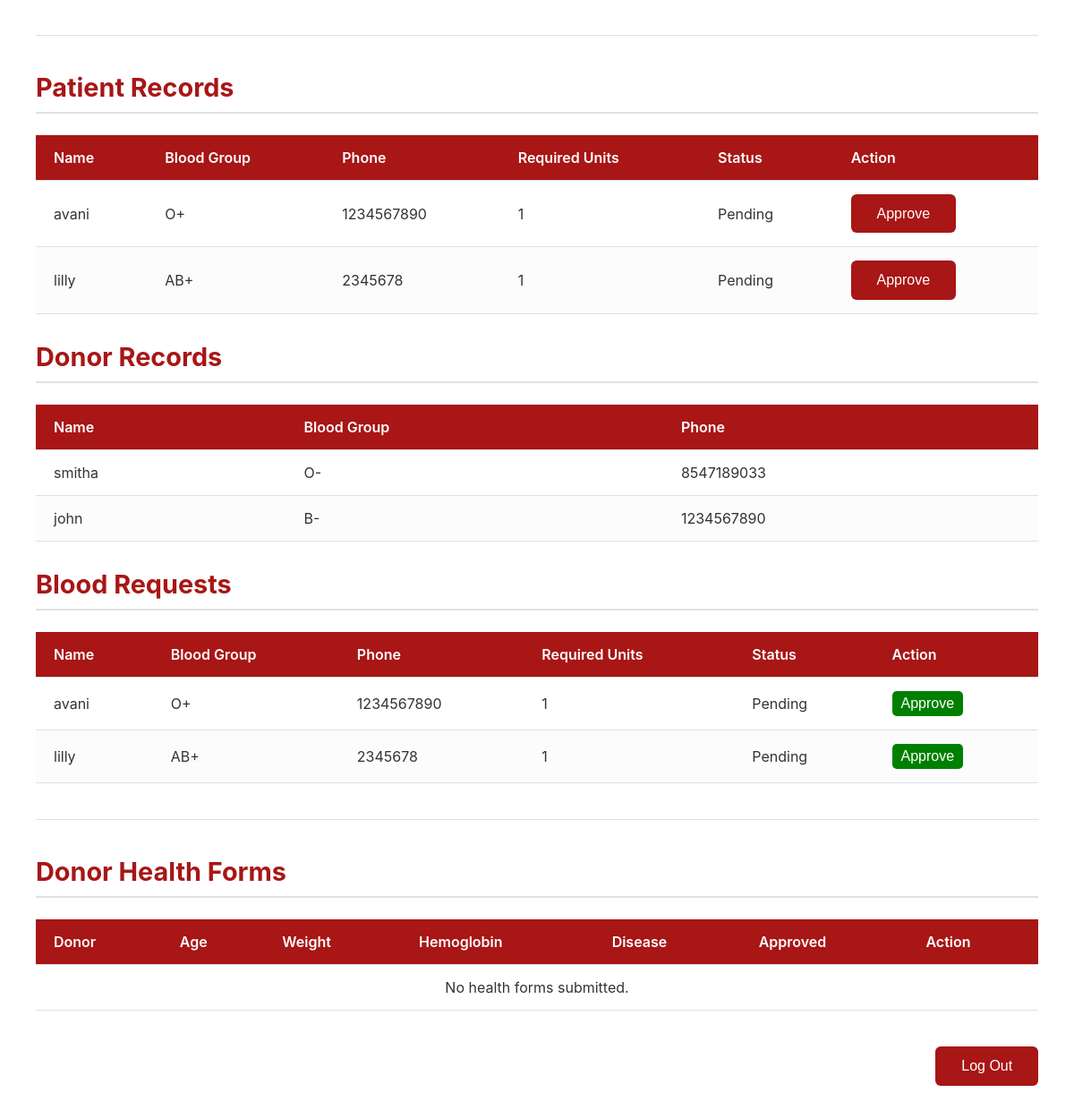
Before: /admin-dashboard/ (signed in, lower part) with the older database file.
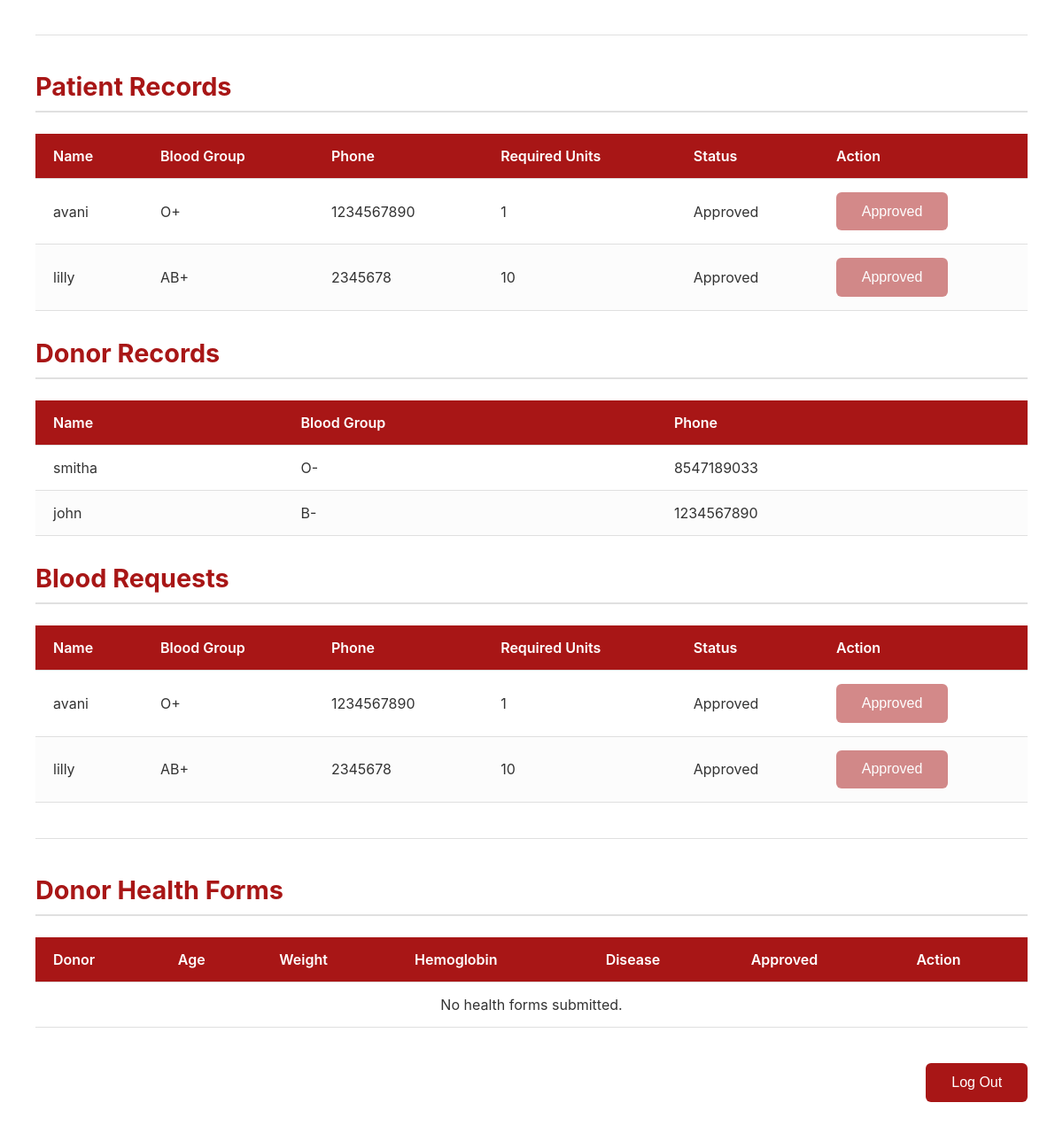
After: the same page with the newer database file.
### bloodmanager/models.py (models this page shows, shortened)
class Patient(models.Model):
    user = models.OneToOneField(User, on_delete=models.CASCADE)
    phone = models.CharField(max_length=15)
    gender = models.CharField(max_length=10)
    blood_group = models.CharField(max_length=3, choices=BLOOD_GROUP_CHOICES)
    address = models.TextField()
    required_units = models.PositiveIntegerField(default=1)
    approved = models.BooleanField(default=False)

### bloodmanager/views.py (the view)
# urls.py: path('admin-dashboard/', views.admin_dashboard, name='admin-dashboard'),
@user_passes_test(is_admin)
def admin_dashboard(request):
    donors = Donor.objects.all()
    patients = Patient.objects.all().order_by('-approved', 'user__username')
    requested_patients = Patient.objects.filter(approved=False)
    stock = BloodStock.objects.values('blood_group').annotate(total_units=Sum('units')).order_by('blood_group')
    health_forms = DonorHealthCheck.objects.all().order_by('-submitted_at')
    total_donors = donors.count()
    available_donors = donors.filter(available=True).count()
    total_patients = patients.count()
    total_stock_units = sum(item['total_units'] for item in stock)
    if request.method == 'POST':
        if 'approve_patient' in request.POST:
            patient_id = request.POST.get('patient_id')
            patient = get_object_or_404(Patient, id=patient_id)
            patient.approved = True
            patient.save()
            messages.success(request, f"Patient {patient.user.username} approved successfully.")
            return redirect('admin-dashboard')
        if 'update_stock' in request.POST:
            stock_form = BloodStockForm(request.POST)
            if stock_form.is_valid():
                blood_group = stock_form.cleaned_data['blood_group']
                units = stock_form.cleaned_data['units']
                stock_item, created = BloodStock.objects.get_or_create(
                    blood_group=blood_group, hospital=None, defaults={'units': units}
                )
                if not created:
                    stock_item.units += units
                    stock_item.save()
                messages.success(request, f'Blood stock for {blood_group} updated successfully.')
                return redirect('admin-dashboard')
        if 'approve_health' in request.POST:
            health_id = request.POST.get('health_id')
            record = get_object_or_404(DonorHealthCheck, id=health_id)
            record.is_approved = True
            record.save()
            messages.success(request, f"{record.donor.user.username}'s health form approved!")
            return redirect('admin-dashboard')
    else:
        stock_form = BloodStockForm()
    context = {
        'donors': donors,
        'requested_patients': requested_patients,
        'patients': patients,
        'stock': stock,
        'total_donors': total_donors,
        'available_donors': available_donors,
        'total_patients': total_patients,
        'total_stock_units': total_stock_units,
        'stock_form': stock_form,
        'health_forms': health_forms,
    }
    return render(request, 'admin/admin_dashboard.html', context)

### bloodmanager/views.py (called while the page is built)
def is_admin(user):
    return user.is_superuser

### bloodmanager/templates/admin/admin_dashboard.html (shortened to what the changed rows need)
<!DOCTYPE html>
<html lang="en">
<head>
</head>
<body>
<div class="container">
    <h2>Patient Records</h2>
    <table>
        <thead>
            <tr>
                <th>Name</th>
                <th>Blood Group</th>
                <th>Phone</th>
                <th>Required Units</th>
                <th>Status</th>
                <th>Action</th>
            </tr>
        </thead>
        <tbody>
            {% for patient in patients %}
            <tr>
                <td>{{ patient.user.username }}</td>
                <td>{{ patient.blood_group }}</td>
                <td>{{ patient.phone }}</td>
                <td>{{ patient.required_units }}</td>
                <td>{% if patient.approved %}Approved{% else %}Pending{% endif %}</td>
                <td>
                    {% if not patient.approved %}
                    <form method="POST" style="display:inline;">
                        <button type="submit" name="approve_patient">Approve</button>
                    </form>
                    {% else %}
                        <button disabled style="opacity:0.5;">Approved</button>
                    {% endif %}
                </td>
            </tr>
            {% endfor %}
        </tbody>
    </table>
    <h2>Donor Records</h2>
    <table>
        <thead>
            <tr>
                <th>Name</th>
                <th>Blood Group</th>
                <th>Phone</th>
            </tr>
        </thead>
    </table>
    <h2>Blood Requests</h2>
    <table>
        <thead>
            <tr>
                <th>Name</th>
                <th>Blood Group</th>
                <th>Phone</th>
                <th>Required Units</th>
                <th>Status</th>
                <th>Action</th>
            </tr>
        </thead>
        <tbody>
            {% for patient in patients %}
            <tr>
                <td>{{ patient.user.username }}</td>
                <td>{{ patient.blood_group }}</td>
                <td>{{ patient.phone }}</td>
                <td>{{ patient.required_units }}</td>
                <td>{% if patient.approved %}Approved{% else %}Pending{% endif %}</td>
                <td>
                    {% if not patient.approved %}
                    <form method="POST" style="display:inline;">
                        <button type="submit" name="approve_patient" style="padding:5px 10px; background:green; color:white; border:none; border-radius:5px;">Approve</button>
                    </form>
                    {% else %}
                        <button disabled style="opacity:0.5;">Approved</button>
                    {% endif %}
                </td>
            </tr>
            {% empty %}
            <tr><td colspan="6" style="text-align:center;">No patient records found.</td></tr>
            {% endfor %}
        </tbody>
    </table>
    <h2>Donor Health Forms</h2>
    <table>
        <thead>
            <tr>
                <th>Donor</th>
                <th>Age</th>
                <th>Weight</th>
                <th>Hemoglobin</th>
                <th>Disease</th>
                <th>Approved</th>
                <th>Action</th>
            </tr>
        </thead>
    </table>
</div>
</body>
</html>

Changed rows visible on the page:
changed Patient "avani": approved "Pending Approve Pending Approve" → "Approved Approved Approved Approved"
changed Patient "AB+": required_units "1" → "10"; approved "Pending Approve Pending Approve" → "Approved Approved Approved Approved"
